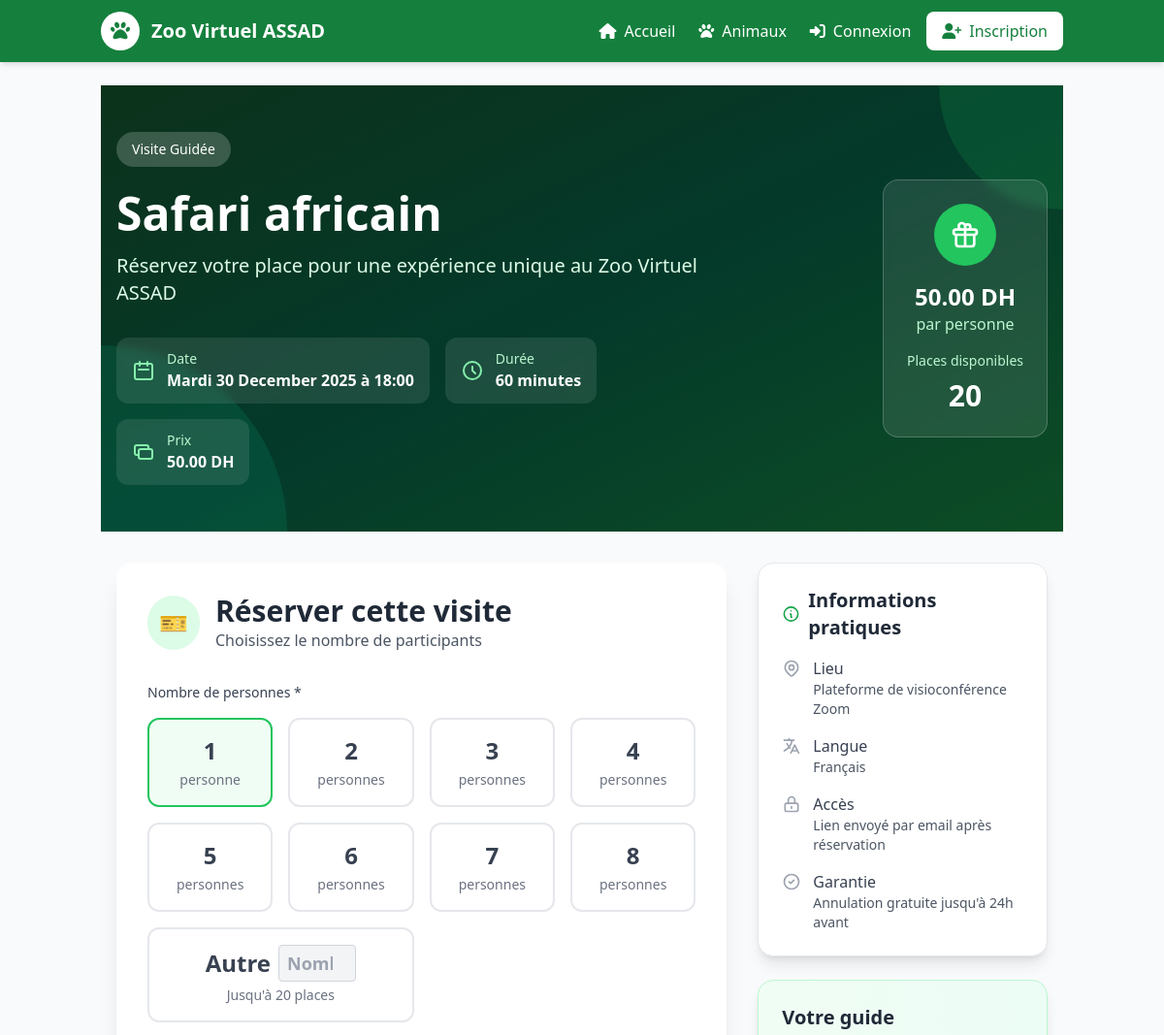
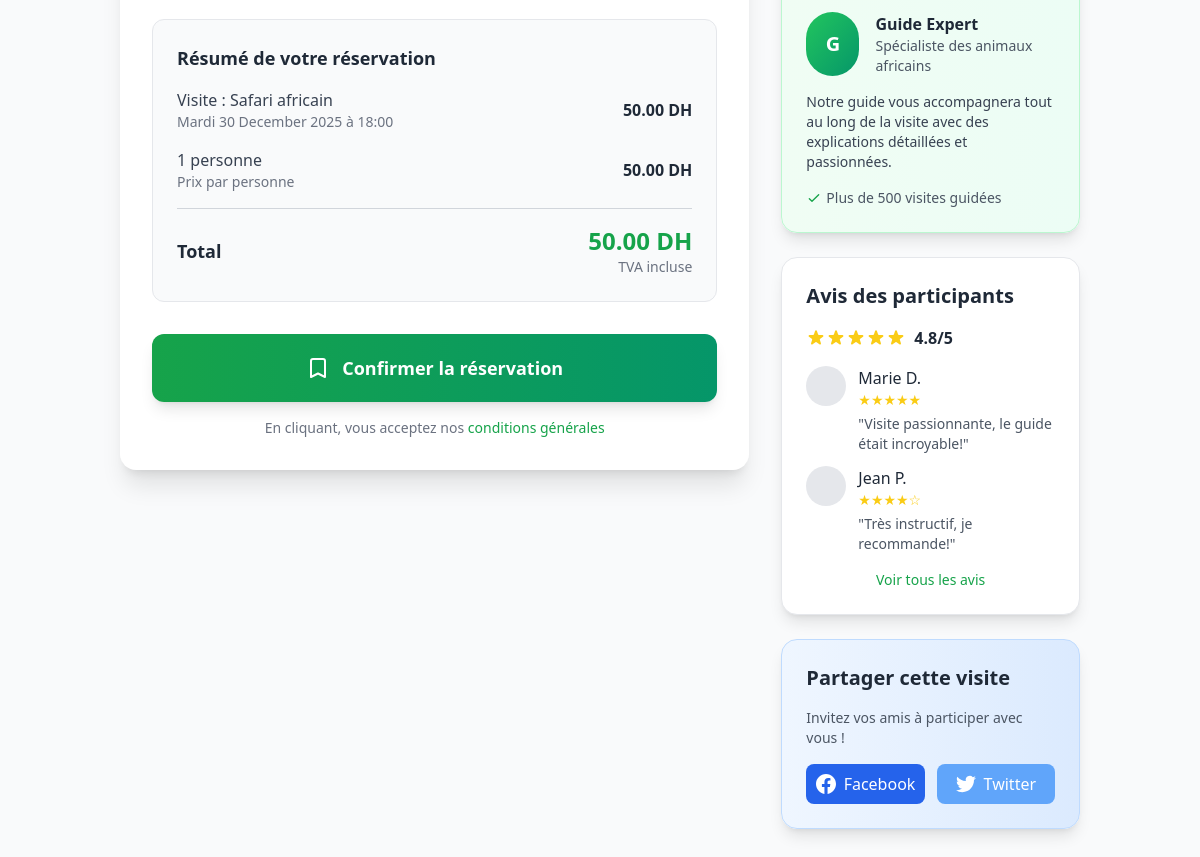
Screenshot of /visiteur/visite.php with the database file from the repository (2 pictures, top to bottom).
### tables this page shows
CREATE TABLE visitesguidees (
    id INT AUTO_INCREMENT PRIMARY KEY,
    titre VARCHAR(150) NOT NULL,
    dateheure DATETIME NOT NULL,
    langue VARCHAR(50),
    capacite_max INT CHECK (capacite_max > 0),
    statut ENUM('active','annulee') DEFAULT 'active',
    duree INT CHECK (duree > 0),
    prix float CHECK (prix >= 0),
    id_guide INT,
    FOREIGN KEY (id_guide) REFERENCES utilisateurs(id)
);

### visiteur/visite.php (the view, shortened to what the rows shown need)
<?php
include '../includes/header.php';
include '../includes/db.php';
$visite = $conn->query("SELECT * FROM visitesguidees")->fetch_assoc();
$date_complete = date('l d F Y à H:i', strtotime($visite['dateheure']));
$date_complete = str_replace(
    ['Monday', 'Tuesday', 'Wednesday', 'Thursday', 'Friday', 'Saturday', 'Sunday'],
    ['Lundi', 'Mardi', 'Mercredi', 'Jeudi', 'Vendredi', 'Samedi', 'Dimanche'],
    $date_complete
);
?>
<section class="relative py-12 bg-gradient-to-br from-green-900 via-emerald-800 to-green-700 text-white overflow-hidden">
    <div class="relative max-w-6xl mx-auto px-4 z-10">
        <div class="flex flex-col md:flex-row items-center justify-between">
            <div class="md:w-2/3">
                <div class="inline-flex items-center px-4 py-2 bg-white/20 backdrop-blur-sm rounded-full mb-6">
                    <span class="text-sm font-medium">Visite Guidée</span>
                </div>
                <h1 class="text-4xl md:text-5xl font-bold mb-4 leading-tight"><?php echo htmlspecialchars($visite['titre']); ?></h1>
                <p class="text-xl text-green-100 mb-6 max-w-2xl">Réservez votre place pour une expérience unique au Zoo Virtuel ASSAD</p>
                <div class="flex flex-wrap gap-4 mt-8">
                    <div class="flex items-center bg-white/10 backdrop-blur-sm px-4 py-3 rounded-xl">
                        <div>
                            <p class="text-sm text-green-200">Date</p>
                            <p class="font-semibold"><?php echo $date_complete; ?></p>
                        </div>
                    </div>
                    <div class="flex items-center bg-white/10 backdrop-blur-sm px-4 py-3 rounded-xl">
                        <div>
                            <p class="text-sm text-green-200">Durée</p>
                            <p class="font-semibold"><?php echo $visite['duree']; ?> minutes</p>
                        </div>
                    </div>
                    <div class="flex items-center bg-white/10 backdrop-blur-sm px-4 py-3 rounded-xl">
                        <div>
                            <p class="text-sm text-green-200">Prix</p>
                            <p class="font-semibold"><?php echo number_format($visite['prix'], 2); ?> DH</p>
                        </div>
                    </div>
                </div>
            </div>
            <div class="mt-8 md:mt-0">
                <div class="bg-white/10 backdrop-blur-sm p-6 rounded-2xl border border-white/20">
                    <div class="text-center mb-4">
                        <div class="inline-flex items-center justify-center w-16 h-16 bg-green-500 rounded-full mb-4">
                            <svg class="w-8 h-8 text-white" fill="none" stroke="currentColor" viewBox="0 0 24 24">
                                <path stroke-linecap="round" stroke-linejoin="round" stroke-width="2" d="M12 8v13m0-13V6a2 2 0 112 2h-2zm0 0V5.5A2.5 2.5 0 109.5 8H12zm-7 4h14M5 12a2 2 0 110-4h14a2 2 0 110 4M5 12v7a2 2 0 002 2h10a2 2 0 002-2v-7"/>
                            </svg>
                        </div>
                        <p class="text-2xl font-bold"><?php echo number_format($visite['prix'], 2); ?> DH</p>
                        <p class="text-green-200">par personne</p>
                    </div>
                    <div class="text-center">
                        <div class="text-sm text-green-200 mb-2">Places disponibles</div>
                        <div class="text-3xl font-bold"><?php echo $visite['capacite_max']; ?></div>
                    </div>
                </div>
            </div>
        </div>
    </div>
</section>
<div class="max-w-6xl mx-auto px-4 py-8">
    <div class="grid md:grid-cols-3 gap-8">
        <div class="md:col-span-2">
            <div class="bg-white rounded-2xl shadow-xl p-8 mb-8">
                <div class="flex items-center mb-8">
                    <div>
                        <h2 class="text-3xl font-bold text-gray-800">Réserver cette visite</h2>
                    </div>
                </div>
                <form method="post" class="space-y-8">
                    <div>
                        <div class="grid grid-cols-2 md:grid-cols-4 gap-4">
                            <label class="relative md:col-span-2">
                                <div class="flex flex-col items-center justify-center p-4 border-2 border-gray-200 rounded-xl cursor-pointer transition-all duration-200 peer-checked:border-green-500 peer-checked:bg-green-50 hover:border-green-300">
                                    <div class="flex items-center">
                                        <span class="text-2xl font-bold text-gray-700 mr-2">Autre</span>
                                        <input type="number"
                                               id="custom-input"
                                               min="1"
                                               max="<?php echo $visite['capacite_max']; ?>"
                                               placeholder="Nombre"
                                               class="w-20 px-2 py-1 border border-gray-300 rounded text-center text-lg font-bold disabled:bg-gray-100"
                                               disabled>
                                    </div>
                                    <span class="text-sm text-gray-500 mt-1">Jusqu'à <?php echo $visite['capacite_max']; ?> places</span>
                                </div>
                            </label>
                        </div>
                    </div>
                    <div class="bg-gray-50 rounded-xl p-6 border border-gray-200">
                        <div class="space-y-4">
                            <div class="flex justify-between items-center">
                                <div>
                                    <p class="font-medium text-gray-700">Visite : <?php echo htmlspecialchars($visite['titre']); ?></p>
                                    <p class="text-sm text-gray-500"><?php echo $date_complete; ?></p>
                                </div>
                                <span class="font-bold text-gray-800"><?php echo number_format($visite['prix'], 2); ?> DH</span>
                            </div>
                        </div>
                    </div>
                </form>
            </div>
        </div>
        <div class="space-y-6">
            <div class="bg-white rounded-2xl shadow-lg p-6 border border-gray-200">
                <div class="space-y-4">
                    <div class="flex items-start">
                        <div>
                            <p class="font-medium text-gray-700">Langue</p>
                            <p class="text-sm text-gray-600"><?php echo htmlspecialchars($visite['langue']); ?></p>
                        </div>
                    </div>
                </div>
            </div>
        </div>
    </div>
</div>

### rows the page displays
visitesguidees: titre "Safari africain", dateheure "Mardi 30 December 2025 à 18:00", duree "60", prix "50.00", capacite_max "20", langue "Français"
